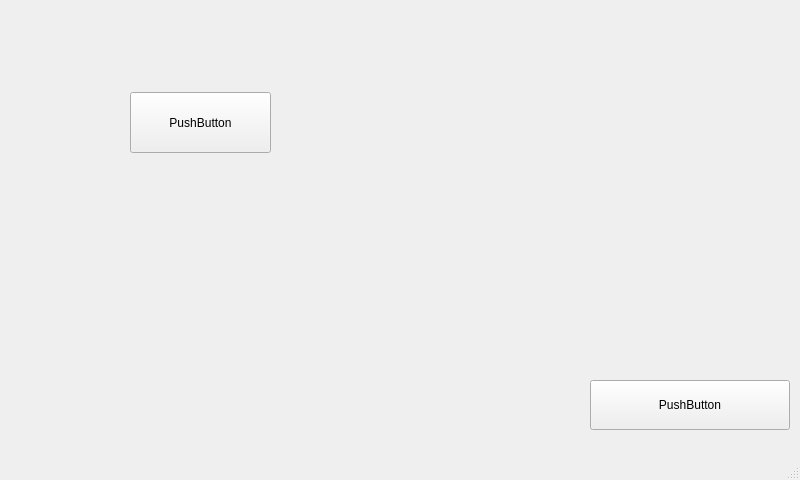
<?xml version="1.0" encoding="UTF-8"?>
<ui version="4.0">
 <class>debug_mode</class>
 <widget class="QMainWindow" name="debug_mode">
  <property name="geometry">
   <rect>
    <x>0</x>
    <y>0</y>
    <width>800</width>
    <height>480</height>
   </rect>
  </property>
  <property name="windowTitle">
   <string>MainWindow</string>
  </property>
  <widget class="QWidget" name="centralwidget">
   <widget class="QPushButton" name="back">
    <property name="geometry">
     <rect>
      <x>590</x>
      <y>380</y>
      <width>200</width>
      <height>50</height>
     </rect>
    </property>
    <property name="text">
     <string>PushButton</string>
    </property>
   </widget>
   <widget class="QPushButton" name="motor">
    <property name="geometry">
     <rect>
      <x>130</x>
      <y>92</y>
      <width>141</width>
      <height>61</height>
     </rect>
    </property>
    <property name="text">
     <string>PushButton</string>
    </property>
   </widget>
  </widget>
  <widget class="QMenuBar" name="menubar">
   <property name="geometry">
    <rect>
     <x>0</x>
     <y>0</y>
     <width>800</width>
     <height>31</height>
    </rect>
   </property>
  </widget>
  <widget class="QStatusBar" name="statusbar"/>
 </widget>
 <resources/>
 <connections/>
</ui>
